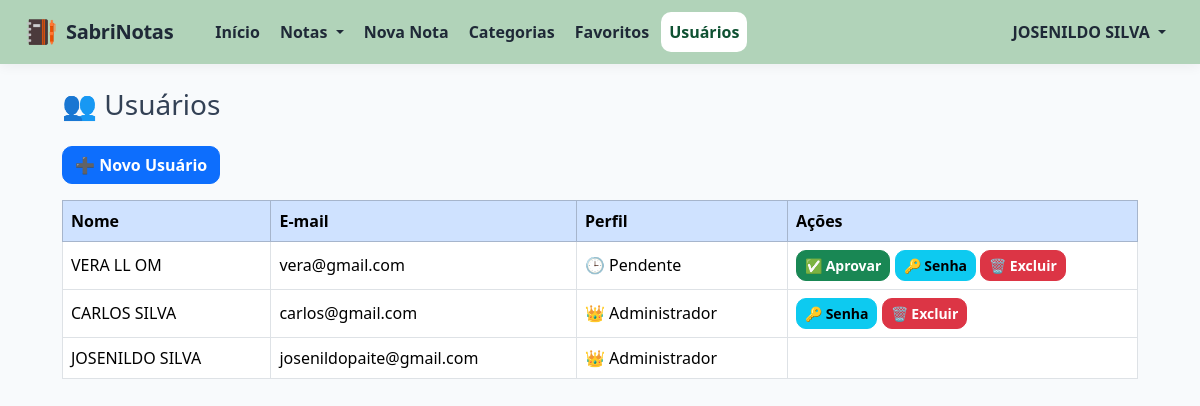
/usuarios (signed in), run on the app's committed database.
### tables this page shows
CREATE TABLE usuarios (
            id INTEGER PRIMARY KEY AUTOINCREMENT,
            nome TEXT NOT NULL,
            email TEXT NOT NULL UNIQUE,
            senha TEXT NOT NULL,
            perfil TEXT NOT NULL DEFAULT 'usuario'
        );

### app.py (the view)
@app.route("/usuarios")
@admin_obrigatorio
def usuarios():
    conexao = sqlite3.connect("base.db")
    cursor = conexao.cursor()
    cursor.execute("""
        SELECT id, nome, email, perfil
        FROM usuarios
        ORDER BY
            CASE perfil
                WHEN 'pendente' THEN 1
                WHEN 'admin' THEN 2
                ELSE 3
            END,
            nome
    """)
    usuarios = cursor.fetchall()
    conexao.close()
    return render_template("usuarios.html", usuarios=usuarios)

### app.py (called while the page is built)
def admin_obrigatorio(funcao):
    @wraps(funcao)
    def verificar_admin(*args, **kwargs):
        if "usuario_id" not in session:
            return redirect("/login")
        if session.get("usuario_perfil") not in ["admin", "admin_geral"]:
            return "Acesso negado. Apenas administradores podem acessar esta área."
        return funcao(*args, **kwargs)
    return verificar_admin

### templates/usuarios.html (shortened to what this page needs)
{% extends "base.html" %}
{% block conteudo %}
<h3 class="mb-4">👥 Usuários</h3>
<a href="/cadastro" class="btn btn-primary mb-3">
    ➕ Novo Usuário
</a>
<table class="table table-bordered table-hover align-middle">
    <thead class="table-primary">
        <tr>
            <th>Nome</th>
            <th>E-mail</th>
            <th>Perfil</th>
            <th width="350">Ações</th>
        </tr>
    </thead>
    <tbody>
        {% for usuario in usuarios %}
        <tr>
            <td>{{ usuario[1] }}</td>
            <td>{{ usuario[2] }}</td>
            <td>
                {% if usuario[3] == "admin" %}
                    👑 Administrador
                {% elif usuario[3] == "pendente" %}
                    🕒 Pendente
                {% else %}
                    👤 Usuário
                {% endif %}
            </td>
            <td>
                {% if usuario[3] == "pendente" %}
                <form method="POST"
                      action="/aprovar_usuario/{{ usuario[0] }}"
                      style="display:inline;">
                    <button class="btn btn-success btn-sm">
                        ✅ Aprovar
                    </button>
                </form>
                {% endif %}
                {% if usuario[0] != session["usuario_id"] %}
                    <a href="/redefinir_senha/{{ usuario[0] }}"
                       class="btn btn-info btn-sm">
                        🔑 Senha
                    </a>
                    <form method="POST"
                          action="/excluir_usuario/{{ usuario[0] }}"
                          style="display:inline;"
                          onsubmit="return confirm('Deseja realmente excluir este usuário?');">
                        <button class="btn btn-danger btn-sm">
                            🗑 Excluir
                        </button>
                    </form>
                {% endif %}
            </td>
        </tr>
        {% endfor %}
    </tbody>
</table>
{% endblock %}

### templates/base.html (shortened to what this page needs)
<!DOCTYPE html>
<html lang="pt-br">
<head>
    <link href="https://cdn.jsdelivr.net/npm/bootstrap@5.3.7/dist/css/bootstrap.min.css" rel="stylesheet">
</head>
<body>
<nav class="navbar navbar-expand-lg navbar-light">
    <div class="container-fluid px-4">
        <a class="navbar-brand d-flex align-items-center" href="/">
            <img src="{{ url_for('static', filename='imagens/logo.png') }}"
                 width="34"
                 height="34"
                 class="me-2">
            SabriNotas
        </a>
        <div class="collapse navbar-collapse" id="menu">
            <div class="navbar-nav ms-3">
                <a class="nav-link {% if request.path == '/' %}active{% endif %}" href="/">
                    Início
                </a>
                <li class="nav-item dropdown">
                    <a class="nav-link dropdown-toggle {% if request.path.startswith('/notas') %}active{% endif %}"
                       href="#"
                       role="button"
                       data-bs-toggle="dropdown">
                        Notas
                    </a>
                </li>
                <a class="nav-link {% if request.path == '/nova' %}active{% endif %}" href="/nova">
                    Nova Nota
                </a>
                <a class="nav-link {% if request.path == '/categorias' %}active{% endif %}" href="/categorias">
                    Categorias
                </a>
                <a class="nav-link {% if request.path == '/favoritos' %}active{% endif %}" href="/favoritos">
                    Favoritos
                </a>
                {% if session.get("usuario_perfil") == "admin" %}
                    <a class="nav-link {% if request.path == '/usuarios' %}active{% endif %}" href="/usuarios">
                        Usuários
                    </a>
                {% endif %}
            </div>
            <div class="ms-auto navbar-nav">
                {% if session.get("usuario_nome") %}
                    <li class="nav-item dropdown">
                        <a class="nav-link dropdown-toggle"
                           href="#"
                           role="button"
                           data-bs-toggle="dropdown">
                            {{ session["usuario_nome"] }}
                        </a>
                    </li>
                {% else %}
                    <a class="nav-link" href="/login">
                        Login
                    </a>
                {% endif %}
            </div>
        </div>
    </div>
</nav>
<div class="container mt-4">
    {% block conteudo %}
    {% endblock %}
</div>
</body>
</html>

### templates/base.html (style rules this page uses)
body { background: #F8FAFC; color: #334155; }
.navbar { background: #B1D3B9 !important; min-height: 64px; box-shadow: 0 2px 12px rgba(0,0,0,.06); }
.navbar-brand { color: #1F2937 !important; font-weight: 700; letter-spacing: -0.3px; }
.navbar .nav-link { color: #1F2937 !important; font-weight: 600; border-radius: 10px; padding: 8px 12px; margin: 0 2px; transition: .2s; }
.navbar .nav-link.active { background: #ffffff; color: #0F5132 !important; }
.container { max-width: 1100px; }
.btn { border-radius: 10px; font-weight: 600; }

### data on the page
usuarios: usuario_nome "JOSENILDO SILVA", nome "JOSENILDO SILVA", email "josenildopaite@gmail.com", perfil "👑 Administrador"
usuarios: nome "VERA LL OM", email "vera@gmail.com", perfil "🕒 Pendente"
usuarios: nome "CARLOS SILVA", email "carlos@gmail.com", perfil "👑 Administrador"
